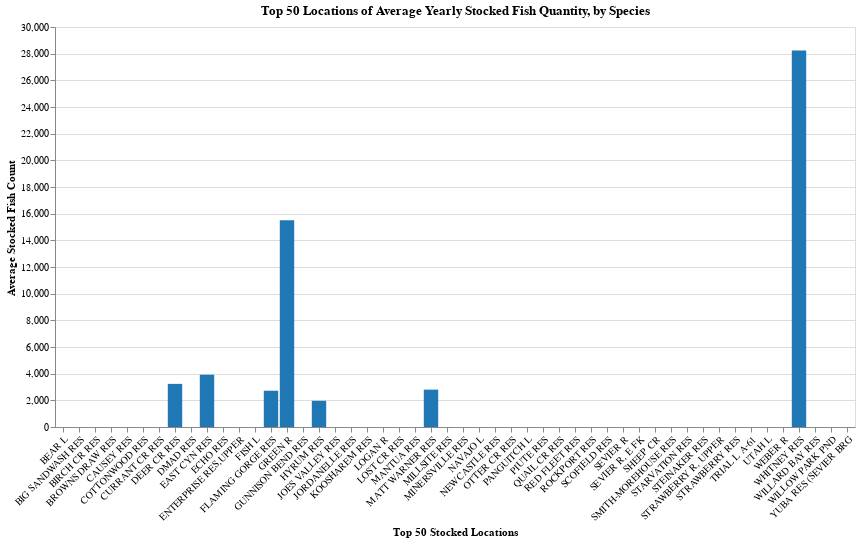

Notebook code for this chart:
### Markdown cell above
## **How to Find Where to Go Fishing**

### Code cell
# Average quantity of fish stocked per location
average_quantity_by_water = (
    fish_stock_data.groupby(['Water Name'])['Quantity'].mean().reset_index()
)
average_quantity_by_water.rename(columns={'Quantity': 'Avg_Quantity'}, inplace=True)

# Top 50 water locations
top_50_water_names = (
    fish_stock_data.groupby(['Water Name'])['Quantity'].sum()
    .nlargest(50)
    .index
)

# Filter the data to include the top 50 water names
filtered_data = fish_stock_data[
    fish_stock_data['Water Name'].isin(top_50_water_names)
]

# Default to the first species
default_species = sorted(fish_stock_data['Species'].unique())[0]

# Dropdown selection
species_dropdown = alt.binding_select(
    name='Select a Species: ',
    options=sorted(fish_stock_data['Species'].unique()),
)
species_selection = alt.selection_point(fields=['Species'], bind=species_dropdown, value=default_species)

chart_data = filtered_data.groupby(['Water Name', 'Species'])['Quantity'].mean().reset_index()
chart_data.rename(columns={'Quantity': 'Avg_Quantity'}, inplace=True)

# Bar Chart
bar_chart = alt.Chart(chart_data).mark_bar().encode(
    x=alt.X(
        'Water Name:N', 
        sort=None, 
        axis=alt.Axis(labelAngle=-45), 
        title='Top 50 Stocked Locations',
        scale=alt.Scale(domain=filtered_data['Water Name'].unique(), paddingInner=0.1)
    ),
    y=alt.Y('Avg_Quantity:Q', title='Average Stocked Fish Count'),
    color=alt.condition(
        species_selection,
        alt.Color('Species:N', legend=None, scale=alt.Scale(scheme='category20')),
        alt.value('lightgray')
    ),
    tooltip=['Water Name', 'Species', 'Avg_Quantity']
).transform_filter(
    species_selection
).properties(
    width=800,
    height=400,
    title='Top 50 Locations of Average Yearly Stocked Fish Quantity, by Species'
).add_params(
    species_selection
)
bar_chart

### Figure 1 — Vega-Lite specification as saved in the notebook (floating-point values rounded to 4 significant figures; data arrays with more than 128 entries replaced by an {"elided": "..."} marker saying what was removed)
{"config": {"view": {"continuousWidth": 300, "continuousHeight": 300}}, "data": {"name": "data-2252ecae91eee27b6c4e5048cc64745e"}, "mark": {"type": "bar"}, "encoding": {"color": {"condition": {"param": "param_5", "field": "Species", "legend": null, "scale": {"scheme": "category20"}, "type": "nominal"}, "value": "lightgray"}, "tooltip": [{"field": "Water Name", "type": "nominal"}, {"field": "Species", "type": "nominal"}, {"field": "Avg_Quantity", "type": "quantitative"}], "x": {"axis": {"labelAngle": -45}, "field": "Water Name", "scale": {"domain": ["BEAR L", "BIG SANDWASH RES", "BIRCH CR RES", "BROWNS DRAW RES", "CAUSEY RES", "COTTONWOOD RES", "CURRANT CR RES", "DEER CR RES", "DMAD RES", "EAST CYN RES", "ECHO RES", "ENTERPRISE RES,UPPER", "FISH L", "FLAMING GORGE RES", "GREEN R", "GUNNISON BEND RES", "HYRUM RES", "JOES VALLEY RES", "JORDANELLE RES", "KOOSHAREM RES", "LOGAN R", "LOST CR RES", "MANTUA RES", "MATT WARNER RES", "MILLSITE RES", "MINERSVILLE RES", "NAVAJO L", "NEWCASTLE RES", "OTTER CR RES", "PANGUITCH L", "PIUTE RES", "QUAIL CR RES", "RED FLEET RES", "ROCKPORT RES", "SCOFIELD RES", "SEVIER R", "SEVIER R, E FK", "SHEEP CR", "SMITH-MOREHOUSE RES", "STARVATION RES", "STEINAKER RES", "STRAWBERRY R, UPPER", "STRAWBERRY RES", "TRIAL L A-61", "UTAH L", "WEBER R", "WHITNEY RES", "WILLARD BAY RES", "WILLOW PARK PND", "YUBA RES (SEVIER BRG"], "paddingInner": 0.1}, "sort": null, "title": "Top 50 Stocked Locations", "type": "nominal"}, "y": {"field": "Avg_Quantity", "title": "Average Stocked Fish Count", "type": "quantitative"}}, "height": 400, "params": [{"name": "param_5", "select": {"type": "point", "fields": ["Species"]}, "bind": {"input": "select", "options": ["ALL TROUT", "BASS LARGEMOUTH", "BASS SMALLMOUTH", "BROOK TROUT", "BROWN TROUT", "BULLHEAD BLACK", "CHANNEL CATFISH", "CHUB", "CRAPPIE BLACK", "CRAPPIE WHITE", "CUTTHROAT", "DACE", "FLANNELMOUTH SUCKER", "GOLDEN TROUT", "GRASS CARP STERILE", "GRAYLING ARCTIC", "KOKANEE", "LAKE TROUT", "MINNOW", "MUSKIE TIGER", "PERCH YELLOW", "RAINBOW", "RAINBOW ALBINO", "SCULPIN", "SPLAKE", "SUCKER", "SUCKER GREEN", "SUNFISH BLUEGILL", "TIGER TROUT", "WALLEYE", "WHITEFISH", "WIPER", "WOUNDFIN MINNOW"], "name": "Select a Species: "}, "value": "ALL TROUT"}], "title": "Top 50 Locations of Average Yearly Stocked Fish Quantity, by Species", "transform": [{"filter": {"param": "param_5"}}], "width": 800, "$schema": "https://vega.github.io/schema/vega-lite/v5.8.0.json", "datasets": {"data-2252ecae91eee27b6c4e5048cc64745e": {"elided": "272 records"}}}
